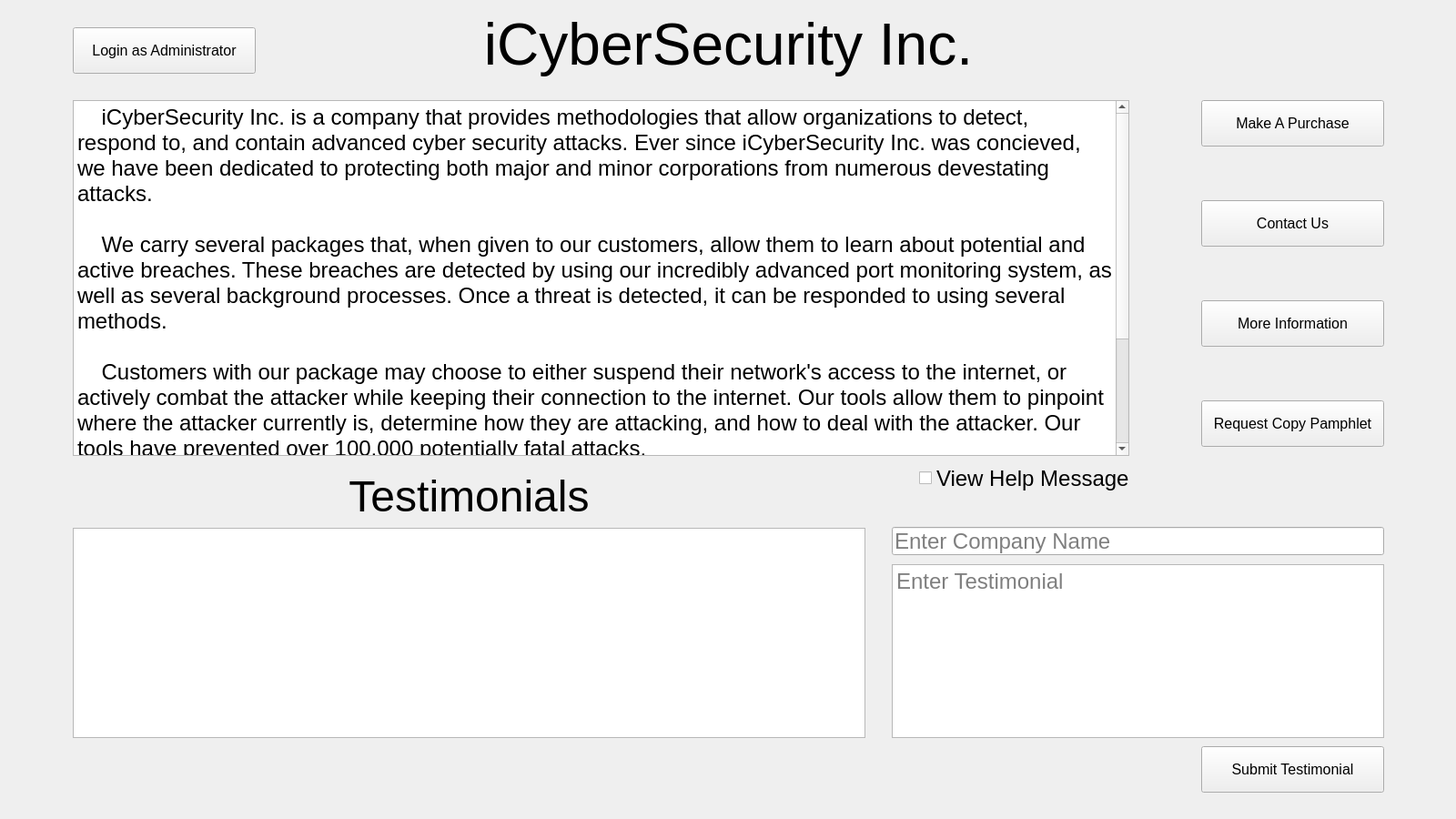
<?xml version="1.0" encoding="UTF-8"?>
<ui version="4.0">
 <class>MainWindow</class>
 <widget class="QMainWindow" name="MainWindow">
  <property name="geometry">
   <rect>
    <x>0</x>
    <y>0</y>
    <width>1600</width>
    <height>900</height>
   </rect>
  </property>
  <property name="windowTitle">
   <string>MainWindow</string>
  </property>
  <widget class="QWidget" name="centralWidget">
   <widget class="QPushButton" name="pushButton">
    <property name="geometry">
     <rect>
      <x>80</x>
      <y>30</y>
      <width>201</width>
      <height>51</height>
     </rect>
    </property>
    <property name="font">
     <font>
      <pointsize>12</pointsize>
     </font>
    </property>
    <property name="text">
     <string>Login as Administrator</string>
    </property>
   </widget>
   <widget class="QLabel" name="label">
    <property name="geometry">
     <rect>
      <x>10</x>
      <y>10</y>
      <width>1581</width>
      <height>81</height>
     </rect>
    </property>
    <property name="text">
     <string>&lt;html&gt;&lt;head/&gt;&lt;body&gt;&lt;p align=&quot;center&quot;&gt;&lt;span style=&quot; font-size:48pt;&quot;&gt;iCyberSecurity Inc.&lt;/span&gt;&lt;/p&gt;&lt;/body&gt;&lt;/html&gt;</string>
    </property>
   </widget>
   <widget class="QPushButton" name="pushButton_2">
    <property name="geometry">
     <rect>
      <x>1320</x>
      <y>220</y>
      <width>201</width>
      <height>51</height>
     </rect>
    </property>
    <property name="font">
     <font>
      <pointsize>12</pointsize>
     </font>
    </property>
    <property name="text">
     <string>Contact Us</string>
    </property>
   </widget>
   <widget class="QTextBrowser" name="textBrowser">
    <property name="geometry">
     <rect>
      <x>80</x>
      <y>110</y>
      <width>1161</width>
      <height>391</height>
     </rect>
    </property>
    <property name="font">
     <font>
      <pointsize>18</pointsize>
     </font>
    </property>
    <property name="html">
     <string>&lt;!DOCTYPE HTML PUBLIC &quot;-//W3C//DTD HTML 4.0//EN&quot; &quot;http://www.w3.org/TR/REC-html40/strict.dtd&quot;&gt;
&lt;html&gt;&lt;head&gt;&lt;meta name=&quot;qrichtext&quot; content=&quot;1&quot; /&gt;&lt;style type=&quot;text/css&quot;&gt;
p, li { white-space: pre-wrap; }
&lt;/style&gt;&lt;/head&gt;&lt;body style=&quot; font-family:'MS Shell Dlg 2'; font-size:18pt; font-weight:400; font-style:normal;&quot;&gt;
&lt;p style=&quot; margin-top:0px; margin-bottom:0px; margin-left:0px; margin-right:0px; -qt-block-indent:0; text-indent:0px;&quot;&gt;    iCyberSecurity Inc. is a company that provides methodologies that allow organizations to detect, respond to, and contain advanced cyber security attacks. Ever since iCyberSecurity Inc. was concieved, we have been dedicated to protecting both major and minor corporations from numerous devestating attacks.&lt;/p&gt;
&lt;p style=&quot;-qt-paragraph-type:empty; margin-top:0px; margin-bottom:0px; margin-left:0px; margin-right:0px; -qt-block-indent:0; text-indent:0px;&quot;&gt;&lt;br /&gt;&lt;/p&gt;
&lt;p style=&quot; margin-top:0px; margin-bottom:0px; margin-left:0px; margin-right:0px; -qt-block-indent:0; text-indent:0px;&quot;&gt;    We carry several packages that, when given to our customers, allow them to learn about potential and active breaches. These breaches are detected by using our incredibly advanced port monitoring system, as well as several background processes. Once a threat is detected, it can be responded to using several methods.&lt;/p&gt;
&lt;p style=&quot;-qt-paragraph-type:empty; margin-top:0px; margin-bottom:0px; margin-left:0px; margin-right:0px; -qt-block-indent:0; text-indent:0px;&quot;&gt;&lt;br /&gt;&lt;/p&gt;
&lt;p style=&quot; margin-top:0px; margin-bottom:0px; margin-left:0px; margin-right:0px; -qt-block-indent:0; text-indent:0px;&quot;&gt;    Customers with our package may choose to either suspend their network's access to the internet, or actively combat the attacker while keeping their connection to the internet. Our tools allow them to pinpoint where the attacker currently is, determine how they are attacking, and how to deal with the attacker. Our tools have prevented over 100,000 potentially fatal attacks.&lt;/p&gt;
&lt;p style=&quot;-qt-paragraph-type:empty; margin-top:0px; margin-bottom:0px; margin-left:0px; margin-right:0px; -qt-block-indent:0; text-indent:0px;&quot;&gt;&lt;br /&gt;&lt;/p&gt;
&lt;p style=&quot; margin-top:0px; margin-bottom:0px; margin-left:0px; margin-right:0px; -qt-block-indent:0; text-indent:0px;&quot;&gt;&lt;span style=&quot; font-weight:600;&quot;&gt;Concept of Operations&lt;/span&gt;&lt;/p&gt;
&lt;p style=&quot; margin-top:0px; margin-bottom:0px; margin-left:0px; margin-right:0px; -qt-block-indent:0; text-indent:0px;&quot;&gt;    Our company is truly dedicated to protecting our users from their cash by protecting their money for them. We make it a point to assist customers in charitably donating their money. To us! By giving you the ability to give us money you made, we hope to protect your money and also your systems from other people who want your money- as well as vicious attackers.&lt;/p&gt;&lt;/body&gt;&lt;/html&gt;</string>
    </property>
   </widget>
   <widget class="QPushButton" name="pushButton_3">
    <property name="geometry">
     <rect>
      <x>1320</x>
      <y>330</y>
      <width>201</width>
      <height>51</height>
     </rect>
    </property>
    <property name="font">
     <font>
      <pointsize>12</pointsize>
     </font>
    </property>
    <property name="text">
     <string>More Information</string>
    </property>
   </widget>
   <widget class="QPushButton" name="pushButton_4">
    <property name="geometry">
     <rect>
      <x>1320</x>
      <y>110</y>
      <width>201</width>
      <height>51</height>
     </rect>
    </property>
    <property name="font">
     <font>
      <pointsize>12</pointsize>
     </font>
    </property>
    <property name="text">
     <string>Make A Purchase</string>
    </property>
   </widget>
   <widget class="QPushButton" name="pushButton_5">
    <property name="geometry">
     <rect>
      <x>1320</x>
      <y>440</y>
      <width>201</width>
      <height>51</height>
     </rect>
    </property>
    <property name="font">
     <font>
      <pointsize>12</pointsize>
     </font>
    </property>
    <property name="text">
     <string>Request Copy Pamphlet</string>
    </property>
   </widget>
   <widget class="QCheckBox" name="checkBox">
    <property name="geometry">
     <rect>
      <x>1010</x>
      <y>500</y>
      <width>231</width>
      <height>51</height>
     </rect>
    </property>
    <property name="font">
     <font>
      <pointsize>18</pointsize>
      <underline>false</underline>
     </font>
    </property>
    <property name="text">
     <string>View Help Message</string>
    </property>
   </widget>
   <widget class="QTextBrowser" name="textBrowser_2">
    <property name="geometry">
     <rect>
      <x>80</x>
      <y>110</y>
      <width>1161</width>
      <height>391</height>
     </rect>
    </property>
    <property name="html">
     <string>&lt;!DOCTYPE HTML PUBLIC &quot;-//W3C//DTD HTML 4.0//EN&quot; &quot;http://www.w3.org/TR/REC-html40/strict.dtd&quot;&gt;
&lt;html&gt;&lt;head&gt;&lt;meta name=&quot;qrichtext&quot; content=&quot;1&quot; /&gt;&lt;style type=&quot;text/css&quot;&gt;
p, li { white-space: pre-wrap; }
&lt;/style&gt;&lt;/head&gt;&lt;body style=&quot; font-family:'MS Shell Dlg 2'; font-size:8.25pt; font-weight:400; font-style:normal;&quot;&gt;
&lt;p style=&quot; margin-top:0px; margin-bottom:0px; margin-left:0px; margin-right:0px; -qt-block-indent:0; text-indent:0px;&quot;&gt;&lt;span style=&quot; font-size:18pt;&quot;&gt;In case you would require assistance with even the most basic task, this menu was created for objects like you!&lt;/span&gt;&lt;/p&gt;
&lt;p style=&quot;-qt-paragraph-type:empty; margin-top:0px; margin-bottom:0px; margin-left:0px; margin-right:0px; -qt-block-indent:0; text-indent:0px; font-size:18pt;&quot;&gt;&lt;br /&gt;&lt;/p&gt;
&lt;p style=&quot; margin-top:0px; margin-bottom:0px; margin-left:0px; margin-right:0px; -qt-block-indent:0; text-indent:0px;&quot;&gt;&lt;span style=&quot; font-size:18pt;&quot;&gt;If you would like to make a purchase, click the button clearly titled 'Make a Purchase.'&lt;/span&gt;&lt;/p&gt;
&lt;p style=&quot;-qt-paragraph-type:empty; margin-top:0px; margin-bottom:0px; margin-left:0px; margin-right:0px; -qt-block-indent:0; text-indent:0px; font-size:18pt;&quot;&gt;&lt;br /&gt;&lt;/p&gt;
&lt;p style=&quot; margin-top:0px; margin-bottom:0px; margin-left:0px; margin-right:0px; -qt-block-indent:0; text-indent:0px;&quot;&gt;&lt;span style=&quot; font-size:18pt;&quot;&gt;If you would like to contact us, please spend a few minutes finding and pressing the button titled 'Contact Us,' where you will be given difficult instructions on how to actually proceed with contacting us. Consider it a challenge.&lt;/span&gt;&lt;/p&gt;
&lt;p style=&quot;-qt-paragraph-type:empty; margin-top:0px; margin-bottom:0px; margin-left:0px; margin-right:0px; -qt-block-indent:0; text-indent:0px; font-size:18pt;&quot;&gt;&lt;br /&gt;&lt;/p&gt;
&lt;p style=&quot; margin-top:0px; margin-bottom:0px; margin-left:0px; margin-right:0px; -qt-block-indent:0; text-indent:0px;&quot;&gt;&lt;span style=&quot; font-size:18pt;&quot;&gt;If you would like more information on our company, press buttons randomly, including the 'More Information' button.&lt;/span&gt;&lt;/p&gt;
&lt;p style=&quot;-qt-paragraph-type:empty; margin-top:0px; margin-bottom:0px; margin-left:0px; margin-right:0px; -qt-block-indent:0; text-indent:0px; font-size:18pt;&quot;&gt;&lt;br /&gt;&lt;/p&gt;
&lt;p style=&quot; margin-top:0px; margin-bottom:0px; margin-left:0px; margin-right:0px; -qt-block-indent:0; text-indent:0px;&quot;&gt;&lt;span style=&quot; font-size:18pt;&quot;&gt;If you would like to request a pamphlet, please do so.&lt;/span&gt;&lt;/p&gt;
&lt;p style=&quot;-qt-paragraph-type:empty; margin-top:0px; margin-bottom:0px; margin-left:0px; margin-right:0px; -qt-block-indent:0; text-indent:0px; font-size:18pt;&quot;&gt;&lt;br /&gt;&lt;/p&gt;
&lt;p style=&quot; margin-top:0px; margin-bottom:0px; margin-left:0px; margin-right:0px; -qt-block-indent:0; text-indent:0px;&quot;&gt;&lt;span style=&quot; font-size:18pt;&quot;&gt;If you are an admin, why did you click this button?&lt;/span&gt;&lt;/p&gt;
&lt;p style=&quot;-qt-paragraph-type:empty; margin-top:0px; margin-bottom:0px; margin-left:0px; margin-right:0px; -qt-block-indent:0; text-indent:0px; font-size:18pt;&quot;&gt;&lt;br /&gt;&lt;/p&gt;
&lt;p style=&quot; margin-top:0px; margin-bottom:0px; margin-left:0px; margin-right:0px; -qt-block-indent:0; text-indent:0px;&quot;&gt;&lt;span style=&quot; font-size:18pt;&quot;&gt;If you would like to view the help button, and you don't already know how to do that, then we have none to give to you.&lt;/span&gt;&lt;/p&gt;&lt;/body&gt;&lt;/html&gt;</string>
    </property>
   </widget>
   <widget class="QTextBrowser" name="textBrowser_3">
    <property name="geometry">
     <rect>
      <x>80</x>
      <y>580</y>
      <width>871</width>
      <height>231</height>
     </rect>
    </property>
    <property name="font">
     <font>
      <pointsize>18</pointsize>
     </font>
    </property>
    <property name="html">
     <string>&lt;!DOCTYPE HTML PUBLIC &quot;-//W3C//DTD HTML 4.0//EN&quot; &quot;http://www.w3.org/TR/REC-html40/strict.dtd&quot;&gt;
&lt;html&gt;&lt;head&gt;&lt;meta name=&quot;qrichtext&quot; content=&quot;1&quot; /&gt;&lt;style type=&quot;text/css&quot;&gt;
p, li { white-space: pre-wrap; }
&lt;/style&gt;&lt;/head&gt;&lt;body style=&quot; font-family:'MS Shell Dlg 2'; font-size:18pt; font-weight:400; font-style:normal;&quot;&gt;
&lt;p style=&quot;-qt-paragraph-type:empty; margin-top:0px; margin-bottom:0px; margin-left:0px; margin-right:0px; -qt-block-indent:0; text-indent:0px; font-size:8.25pt;&quot;&gt;&lt;br /&gt;&lt;/p&gt;&lt;/body&gt;&lt;/html&gt;</string>
    </property>
   </widget>
   <widget class="QLabel" name="label_2">
    <property name="geometry">
     <rect>
      <x>80</x>
      <y>520</y>
      <width>871</width>
      <height>51</height>
     </rect>
    </property>
    <property name="font">
     <font>
      <pointsize>36</pointsize>
     </font>
    </property>
    <property name="text">
     <string>Testimonials</string>
    </property>
    <property name="alignment">
     <set>Qt::AlignCenter</set>
    </property>
   </widget>
   <widget class="QPushButton" name="pushButton_6">
    <property name="geometry">
     <rect>
      <x>1320</x>
      <y>820</y>
      <width>201</width>
      <height>51</height>
     </rect>
    </property>
    <property name="font">
     <font>
      <pointsize>12</pointsize>
     </font>
    </property>
    <property name="text">
     <string>Submit Testimonial</string>
    </property>
   </widget>
   <widget class="QTextEdit" name="textEdit">
    <property name="geometry">
     <rect>
      <x>980</x>
      <y>620</y>
      <width>541</width>
      <height>191</height>
     </rect>
    </property>
    <property name="font">
     <font>
      <pointsize>18</pointsize>
     </font>
    </property>
    <property name="cursor" stdset="0">
     <cursorShape>IBeamCursor</cursorShape>
    </property>
    <property name="html">
     <string>&lt;!DOCTYPE HTML PUBLIC &quot;-//W3C//DTD HTML 4.0//EN&quot; &quot;http://www.w3.org/TR/REC-html40/strict.dtd&quot;&gt;
&lt;html&gt;&lt;head&gt;&lt;meta name=&quot;qrichtext&quot; content=&quot;1&quot; /&gt;&lt;style type=&quot;text/css&quot;&gt;
p, li { white-space: pre-wrap; }
&lt;/style&gt;&lt;/head&gt;&lt;body style=&quot; font-family:'MS Shell Dlg 2'; font-size:18pt; font-weight:400; font-style:normal;&quot;&gt;
&lt;p style=&quot;-qt-paragraph-type:empty; margin-top:0px; margin-bottom:0px; margin-left:0px; margin-right:0px; -qt-block-indent:0; text-indent:0px; font-size:8.25pt;&quot;&gt;&lt;br /&gt;&lt;/p&gt;&lt;/body&gt;&lt;/html&gt;</string>
    </property>
    <property name="placeholderText">
     <string>Enter Testimonial</string>
    </property>
   </widget>
   <widget class="QLineEdit" name="lineEdit">
    <property name="geometry">
     <rect>
      <x>980</x>
      <y>579</y>
      <width>541</width>
      <height>31</height>
     </rect>
    </property>
    <property name="font">
     <font>
      <pointsize>18</pointsize>
     </font>
    </property>
    <property name="placeholderText">
     <string>Enter Company Name</string>
    </property>
   </widget>
   <zorder>label</zorder>
   <zorder>textBrowser_2</zorder>
   <zorder>pushButton</zorder>
   <zorder>pushButton_2</zorder>
   <zorder>textBrowser</zorder>
   <zorder>pushButton_3</zorder>
   <zorder>pushButton_4</zorder>
   <zorder>pushButton_5</zorder>
   <zorder>checkBox</zorder>
   <zorder>textBrowser_3</zorder>
   <zorder>label_2</zorder>
   <zorder>pushButton_6</zorder>
   <zorder>textEdit</zorder>
   <zorder>lineEdit</zorder>
  </widget>
 </widget>
 <layoutdefault spacing="6" margin="11"/>
 <resources/>
 <connections/>
</ui>
